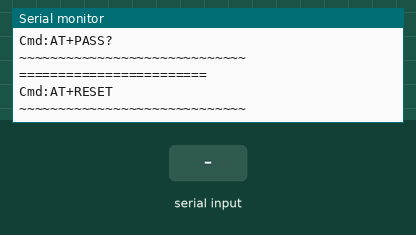
The sketch below on a simulated Arduino Uno, built with avr-gcc and run on an emulated ATmega328P. Shown: the last lines printed to the serial monitor. The inputs (shaded band) are chosen by the test bench.

Above: at 9.4 s.
9.5 s: "DISC\n" received over the second serial link
At 10.6 s:
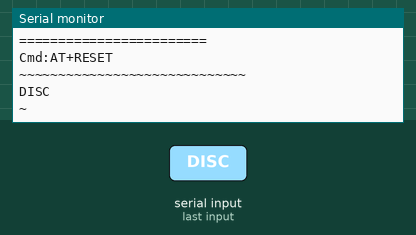
11.4 s: "1\n" received over the second serial link
At 13.0 s:
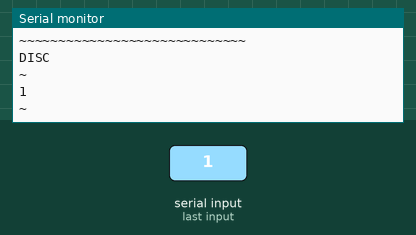

Measured:
- after the input at 9.5 s, the serial monitor: prints a new line after 0.10 s (image 1)
- after the input at 11.4 s, the serial monitor: prints a new line after 0.10 s (image 2)

The sketch:

AT_Mode_Setup_SoftwareSerial.ino
```cpp
#include <SoftwareSerial.h>
#define RX 10 // Connect to HM10 TX for both AT and normal modes
#define TX 11  // Connect to HM10 RX for both AT and normal modes
SoftwareSerial HM10(RX,TX);


bool sendAtCmd(char* cmd) {
  Serial.write("========================\n\n");
  Serial.write("Cmd:");
  Serial.write(cmd);
  Serial.write("\n");
  HM10.write(cmd);

  if (String(cmd).indexOf("DISC") > 0) delay(3500); // default scan time is 3s
  else delay(500);
  while (HM10.available()) {
    Serial.write(HM10.read());
  }
  Serial.write("\n~~~~~~~~~~~~~~~~~~~~~~~~~~~~~\n");
  return 1;
}

void HM10xmtr_setup() {
  sendAtCmd("AT");  // Verifies solid UART communication if not actively connected, otherwise kills current connection
  sendAtCmd("AT+NAMELEDXmtr");  // Sets the BT Device Advertised name
  sendAtCmd("AT+NAME?");  // Gets the BT Device Advertised name
  sendAtCmd("AT+ADDR?");  // Gets the BT Device BT Address
  sendAtCmd("AT+BAUD?");  // Gets the Currently set baudrate
  sendAtCmd("AT+ROLE?");  // Gets the Currently set role (0: slave/peripheral, 1: master/central)
  sendAtCmd("AT+IMME?"); // Get Module Work type (only used for central/master mode) - 0: start work immediately, 1: only response to AT commands
  sendAtCmd("AT+IMME1"); // Set Module Work type (only used for central/master mode) - 0: start work immediately, 1: only response to AT commands
  sendAtCmd("AT+IMME?");
  sendAtCmd("AT+ALLO1");  // Set Whitelist enabled mode; Enabled (1), Disable (0)
  sendAtCmd("AT+ALLO?");  // Get Whitelist enabled mode; Enabled (1), Disable (0)
  sendAtCmd("AT+AD10035FF0D419B");  // Set Whitelisted device 1 to 0035FF0D419B
  sendAtCmd("AT+AD1?");  // Get Whitelisted device 1
  sendAtCmd("AT+SCAN?");  // Get scan delay time
  // sendAtCmd("AT+SCAN5");  // Set scan delay time to 5s (1-9s)
  // sendAtCmd("AT+AD2?");  // Get Whitelisted device 2
  // sendAtCmd("AT+AD3?");  // Get Whitelisted device 3
  // sendAtCmd("AT+SHOWB?");  // Show Whitelist device address
  // sendAtCmd("AT+PASS?");  // Get Device Pairing Pin
  // sendAtCmd("AT+DISI?"); // Discovery for iBeacons
  // sendAtCmd("AT+DISC?");  // Start a device discovery scan
  sendAtCmd("AT+CON0035FF0D419B"); // attempt to connect to device 0035FF0D419B
  delay(5000);
  sendAtCmd("AT");
  sendAtCmd("AT+DISC");
  sendAtCmd("AT+RESET");  // Reset BT Device
}

void HM10rcvr_setup() {
  sendAtCmd("AT");  // Verifies solid UART communication if not actively connected, otherwise kills current connection
  sendAtCmd("AT+NAMEBT-LED-00");  // Sets the BT Device Advertised name
  sendAtCmd("AT+NAME?");  // Gets the BT Device Advertised name
  sendAtCmd("AT+BAUD?");  // Gets the Currently set baudrate
  sendAtCmd("AT+ADDR?");  // Gets the BT Device BT Address
  sendAtCmd("AT+ROLE?");  // Gets the Currently set role (0: slave/peripheral, 1: master/central)
  sendAtCmd("AT+ALLO1");  // Set Whitelist enabled mode; Enabled (1), Disable (0)
  sendAtCmd("AT+ALLO?");  // Get Whitelist enabled mode; Enabled (1), Disable (0)
  sendAtCmd("AT+AD1B0D2786E300A");  // Set Whitelisted device 1 to B0D2786E300A
  sendAtCmd("AT+AD2B0D2786E300A");  // Set Whitelisted device 2 to B0D2786E300A
  sendAtCmd("AT+AD3B0D2786E300A");  // Set Whitelisted device 3 to B0D2786E300A
  sendAtCmd("AT+AD1?");  // Get Whitelisted device 1
  sendAtCmd("AT+AD2?");  // Get Whitelisted device 2
  sendAtCmd("AT+AD3?");  // Get Whitelisted device 3
  // sendAtCmd("AT+SCAN5");  // Set scan delay time to 5s (1-9s)
  // sendAtCmd("AT+AD2?");  // Get Whitelisted device 2
  // sendAtCmd("AT+AD3?");  // Get Whitelisted device 3
  // sendAtCmd("AT+SHOWB?");  // Show Whitelist device address
  sendAtCmd("AT+PASS?");  // Get Device Pairing Pin
  sendAtCmd("AT+RESET");  // Reset BT Device
}

void setup() {
  HM10.begin(9600);
  Serial.begin(9600);
  while (!Serial) {
    HM10.println("Connect Serial Commnication");
  }
  // HM10xmtr_setup();
  HM10rcvr_setup();
}


bool msgRcv = false;
void loop() {
  while (HM10.available()) {
    msgRcv = true;
    delay(100);
    Serial.write(HM10.read());
  }
  if (msgRcv) {
    Serial.write("\n~\n");
    msgRcv = false;
  }
}
```
